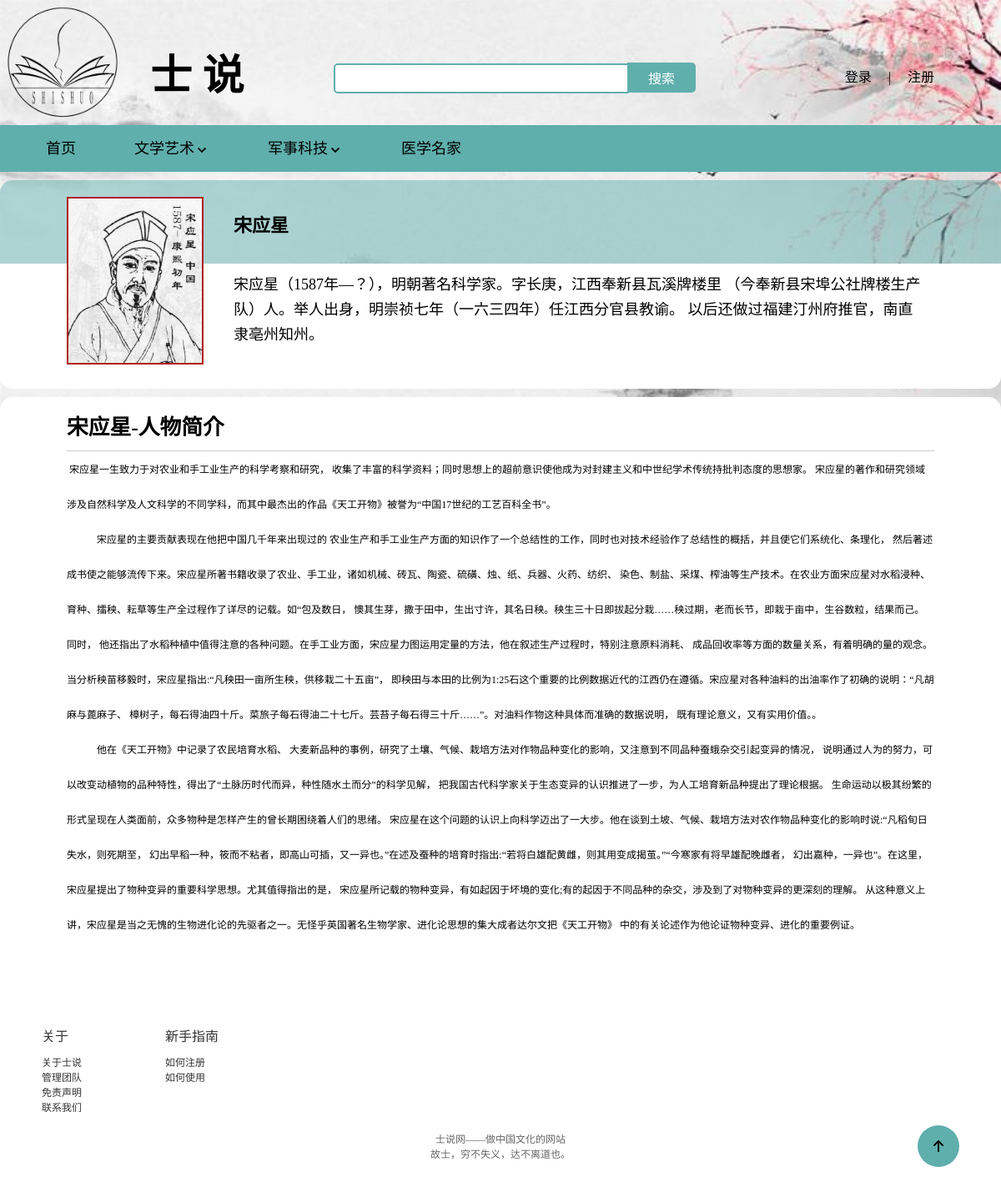
/shishuo/detail.php?Iname=宋应星, run on the app's committed database.
### tables this page shows
CREATE TABLE `images`  (
  `id` int(80) NOT NULL AUTO_INCREMENT,
  `Iname` varchar(20) NULL DEFAULT NULL,
  `Iimage` varchar(80) NULL DEFAULT NULL,
  PRIMARY KEY (`id`) USING BTREE,
  INDEX `Iname`(`Iname`) USING BTREE,
  CONSTRAINT `imagess_ibfk_1` FOREIGN KEY (`Iname`) REFERENCES `intro` (`Iname`) ON DELETE RESTRICT ON UPDATE RESTRICT
);

CREATE TABLE `intro`  (
  `Iname` varchar(20) NOT NULL,
  `Iposition` varchar(20) NOT NULL,
  `Iwork` varchar(80) NOT NULL,
  `Iintro` longtext NOT NULL,
  `Icontent` longtext NOT NULL,
  PRIMARY KEY (`Iname`) USING BTREE
);

### shishuo/detail.php (the view, shortened to what this page needs)
<!DOCTYPE html>
<html lang="en">
<head>
    <link rel="stylesheet" href="./css/comm.css">
    <link rel="stylesheet" href="./css/base.css">
    <link rel="stylesheet" href="./css/detail.css">
</head>
<body>
    <?php
        include_once("conn.php");
    ?>
    <div class="to_top">
        <a href="#">
            <p><i></i></p>
        </a>
    </div>
    <div class="top">
        <div class="w nav">
            <div class="logo fl">
                <h1>
                    <a href="./index.php">士说</a>
                </h1>
            </div>
            <div class="biaoti">
                <h2>士&nbsp;说</h2>
            </div>
            <div class="fl search">
                <form action="./search.php" method="get">
                    <input type="text" class="text" name="search" id="">
                    <button class="btn" name="submit">搜索</button>
                </form>
            </div>
            <div class="fr login">
                <ul>
                    <?php
                        if(isset($_SESSION['islogin'])) {
                            ?>
                            <li>
                                <span>您好！<?php echo $_SESSION['username_l'];?></span>
                            </li>
                            <li>
                                |
                            </li>
                            <li>
                                <a href="./loginout.php">注销</a>
                            </li>
                            <?php
                            }else {
                                ?>
                                <li>
                                    <a href="./login.regist.php">登录</a>
                                </li>
                                <li>
                                    |
                                </li>
                                <li>
                                    <a href="./login.regist.php">注册</a>
                                </li>
                            <?php
                            }
                    ?>
                </ul>
            </div>
        </div>
    </div>
    <div class="bottom-nav">
        <div class="w">
            <div class="daohang">
                <ul>
                    <li><a href="./index.php">首页</a></li>
                    <li>
                        <div class="dropdown">
                            <div class="drop">文学艺术<i></i></div>
                        </div>
                    </li>
                    <li>
                        <div class="dropdown">
                            <div class="drop">军事科技<i></i></div>
                        </div>
                    </li>
                    <li><a href="./show.php?Iposition=医学名家">医学名家</a></li>
                </ul>
            </div>
        </div>
    </div>
    <div class="w introduce">
        <?php
            if(!empty($_GET['Iname'])){
                $Iname = $_GET['Iname'];
                $query = "SELECT intro.Iname,intro.Iintro,intro.Icontent,images.Iimage FROM `intro`,`images` WHERE intro.Iname=images.Iname AND intro.Iname='$Iname';";
                if($stmt = $mysqli -> prepare($query)){
                    $stmt -> execute();
                    $stmt -> bind_result($name,$intro,$content,$image);
                    while($stmt -> fetch()){
        ?>
         <div class="intro_nav">
            <img src="<?php echo $image?>" title="<?php echo $name;?>">
            <div class="intro_top">
                <h3><?php echo $name;?>
                </h3>
            </div>
            <div class="intro_bottom">
                <p>
                    <?php echo $intro;?>
                </p>
            </div>
        </div>
        <div class="content">
            <div class="content-hd">
                <h3><span><?php echo $name;?></span>-人物简介</h3>
            </div>
            <div class="content-bd">
                <?php echo $content;?>
            </div>
        </div>
        <?php
                    }
                }
            }
        ?>
    </div>
    <div class="footer">
        <div class="w">
            <div class="links">
                <dl>
                    <dt>关于</dt>
                    <dd>
                        <a href="javasrcipt:;">关于士说</a>
                    </dd>
                    <dd>
                        <a href="gltd.html">管理团队</a>
                    </dd>
                    <dd>
                        <a href="mzsm.html">免责声明</a>
                    </dd>
                    <dd>
                        <a href="lxwm.html">联系我们</a>
                    </dd>
                </dl>
                <dl>
                    <dt>新手指南</dt>
                    <dd>
                        <a href="rhzc.html">如何注册</a>
                    </dd>
                    <dd>
                        <a href="ruhsy.html">如何使用</a>
                    </dd>
                </dl>
            </div>
            <div class="copyright">
                <p>
                    士说网——做中国文化的网站<br> 故士，穷不失义，达不离道也。
                </p>
            </div>
        </div>
    </div>
</body>
</html>

### shishuo/css/comm.css (style rules this page uses)
body { background: url(../img/bj.jpg) no-repeat; background-size: 100%; background-attachment: fixed; }
.top { height: 150px; width: 100%; }
.nav { position: relative; height: 100%; }
.logo { height: 150px; width: 150px; }
.logo a { display: block; height: 150px; width: 150px; background: url(../img/logo.png) no-repeat; font-size: 0; background-size: 100%; }
.biaoti { position: absolute; top: 50%; left: 180px; height: 32px; }
.biaoti h2 { line-height: 32px; font-size: 50px; font-family: 'FZShuTi'; }
.search { position: absolute; top: 50%; left: 400px; height: 32px; }
.text { height: 32px; width: 340px; outline: none; border: 2px solid #5fafac; padding-left: 10px; color: #ccc; border-radius: 5px 0 0 5px; }
.btn { width: 82px; height: 36px; background-color: #5fafac; margin-left: -6px; border: 0; font-size: 16px; color: #fff; border-radius: 0 5px 5px 0; vertical-align: -2px; }
.login { position: absolute; top: 50%; right: 70px; }
.login li { float: left; height: 36px; line-height: 36px; padding: 0 10px; }
.login a { text-align: center; color: #000; font-size: 16px; }
.footer { height: 200px; padding-top: 30px; background-color: #fff; }
.links { margin-left: 50px; overflow: hidden; }
.links dl { float: left; margin-right: 100px; }
.links dt { height: 35px; font-size: 16px; color: #333; }
.links dd a { font-size: 12px; color: #333; }
.copyright { margin: 10px auto; }
.copyright p { font-size: 12px; color: #666; text-align: center; margin: 20px 0 15px 0; }
.bottom-nav { height: 56px; background-color: #5fafac; }
.daohang { margin-left: 30px; background-color: #fff; }
.daohang li { margin-right: 20px; float: left; height: 56px; padding: 0 25px; }
.daohang li a { display: block; width: 100%; font-size: 18px; color: #000; line-height: 56px; }
.daohang li i { font-family: 'icomoon'; vertical-align: -3.5px; }
.dropdown { position: relative; display: inline-block; transition: all 2s; }
.drop { color: #000; font-size: 18px; line-height: 56px; transition: all 0.75s; }
.to_top { position: fixed; display: inline-block; bottom: 30px; right: 50px; width: 50px; height: 50px; border-radius: 50%; background-color: #5fafac; z-index: 888; }
.to_top a { display: block; width: 100%; margin: 0 auto; }
.to_top p { text-align: center; }
.to_top i { font-family: 'icomoon'; line-height: 50px; }

### shishuo/css/base.css (style rules this page uses)
* { margin: 0; padding: 0; }
a { color: #000; text-decoration: none; }
li { list-style: none; }
.w { width: 1200px; margin: 0 auto; }
.fr { float: right; }
.fl { float: left; }
img { border: 0; vertical-align: middle; }
i, em { font-style: normal; }

### shishuo/css/detail.css (style rules this page uses)
.introduce { margin-top: 10px; margin-bottom: 50px; }
.intro_nav { position: relative; }
.intro_nav img { position: absolute; left: 80px; top: 20px; width: 160px; border: 2px solid #b1191a; }
.intro_nav .intro_bottom, .intro_nav .intro_top { overflow: hidden; width: 100%; }
.intro_nav .intro_top { height: 100px; background-color: #5fafac7e; border-radius: 15px 15px 0 0; }
.intro_nav .intro_bottom { background-color: #fff; border-radius: 0 0 15px 15px; }
.intro_nav .intro_top h3 { height: 40px; padding: 10px; width: 830px; float: right; margin-top: 25px; font-size: 22px; line-height: 40px; margin-right: 80px; }
.intro_nav .intro_bottom p { overflow: hidden; min-height: 130px; padding: 10px; width: 830px; float: right; font-size: 18px; line-height: 30px; margin-right: 80px; }
.content { margin-top: 10px; padding: 10px 80px 10px 80px; border-radius: 15px; background-color: #fff; }
.content-hd { height: 54px; line-height: 54px; font-size: 22px; border-bottom: 1px solid #ccc; }
.content-bd { line-height: 40px; margin-bottom: 10px; font-size: 18px; }

### data on the page
images: Iimage (picture), Iname.Iname "宋应星", Iname.Iintro "宋应星（1587年—？），明朝著名科学家。字长庚，江西奉新县瓦溪牌楼里 （今奉新县宋埠公社牌楼生产队）人。举人出身，明崇祯七年（一六三四年）任江西分官县教谕。 以后还做过福建汀州府推官，南直隶亳州知州。", Iname.Icontent "宋应星一生致力于对农业和手工业生产的科学考察和研究， 收集了丰富的科学资料；同时思想上的超前意识使他成为对封建主义和中世纪学术传统持批判态度的思想家。 宋应星的著作和研究领域涉及自然科学及人文科学的不同学科，而其中最杰出的作品《天工开物》被誉为“中国 17 世纪的工艺百科全书”。 宋应星的主要贡献表现在他把中国几千年来出现过的 农业生产和手工业生产方面的知识作了一个总结性的工作，同时也对技术经验作了总结性的概括，并且使它们系统化、条理化， 然后著述成书使之能够流传下来。宋应星所著书籍收录了农业、手工业，诸如机械、砖瓦、陶瓷、硫磺、烛、纸、兵器、火药、纺织、 染色、制盐、采煤、榨油等生产技术。在农业方面宋应星对水稻浸种、育种、擂秧、耘草等生产全过程作了详尽的记载。如“包及数日， 懊其生芽，撒于田中，生出寸许，其名日秧。秧生三十日即拔起分栽……秧过期，老而长节，即栽于亩中，生谷数粒，结果而己。同时， 他还指出了水稻种植中值得注意的各种问题。在手工业方面，宋应星力图运用定量的方法，他在叙述生产过程时，特别注意原料消耗、 成品回收率等方面的数量关系，有着明确的量的观念。当分析秧苗移毅时，宋应星指出 : “凡秧田一亩所生秧，供移栽二十五亩”， 即秧田与本田的比例为 1:25 石这个重要的比例数据近代的江西仍在遵循。宋应星对各种油料的出油率作了初确的说明：“凡胡麻与蓖麻子、 樟树子，每石得油四十斤。菜旅子每石得油二十七斤。芸苔子每石得三十斤……”。对油料作物这种具体而准确的数据说明， 既有理论意义，又有实用价值。。 他在《天工开物》中记录了农民培育水稻、…"
